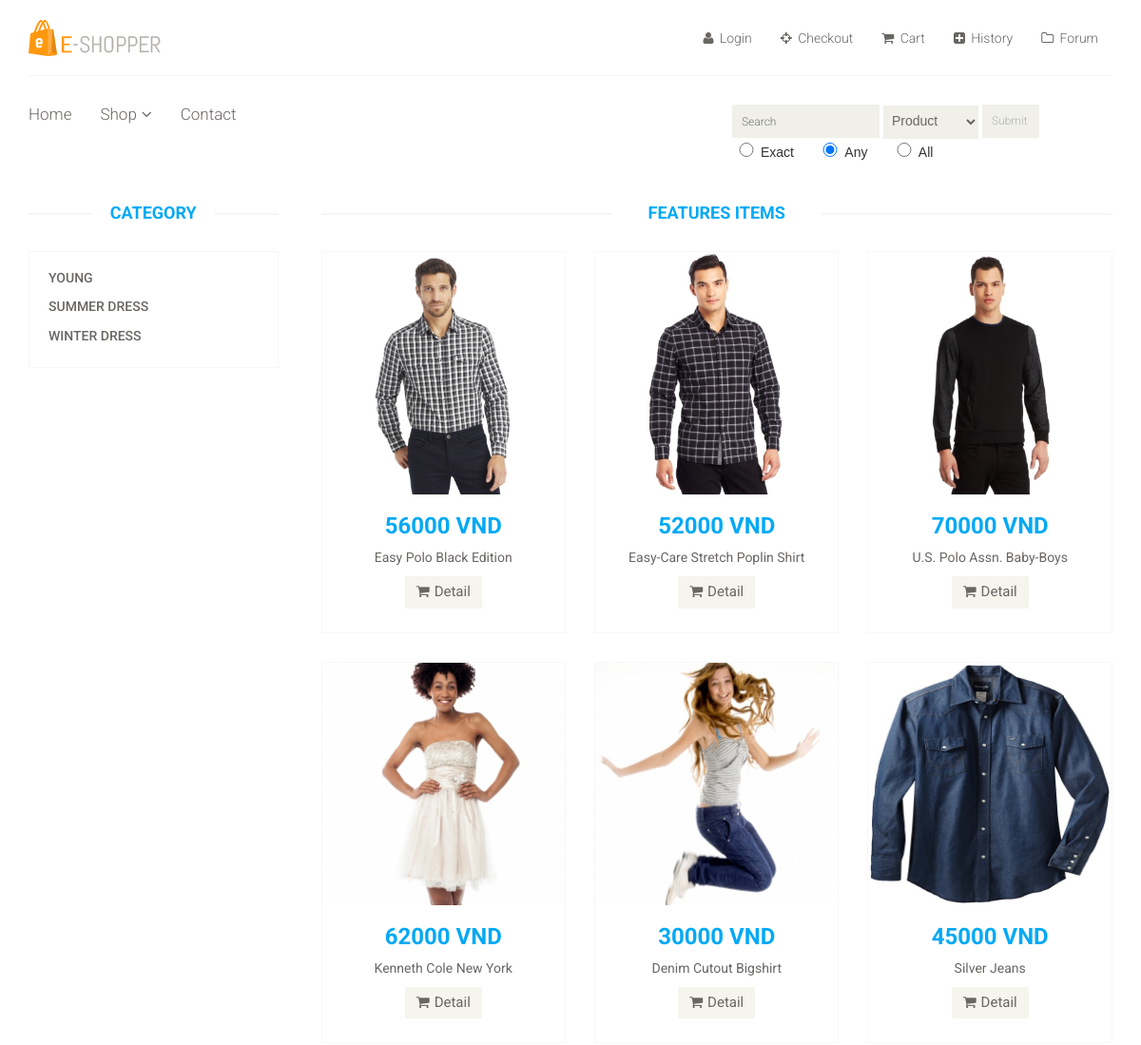
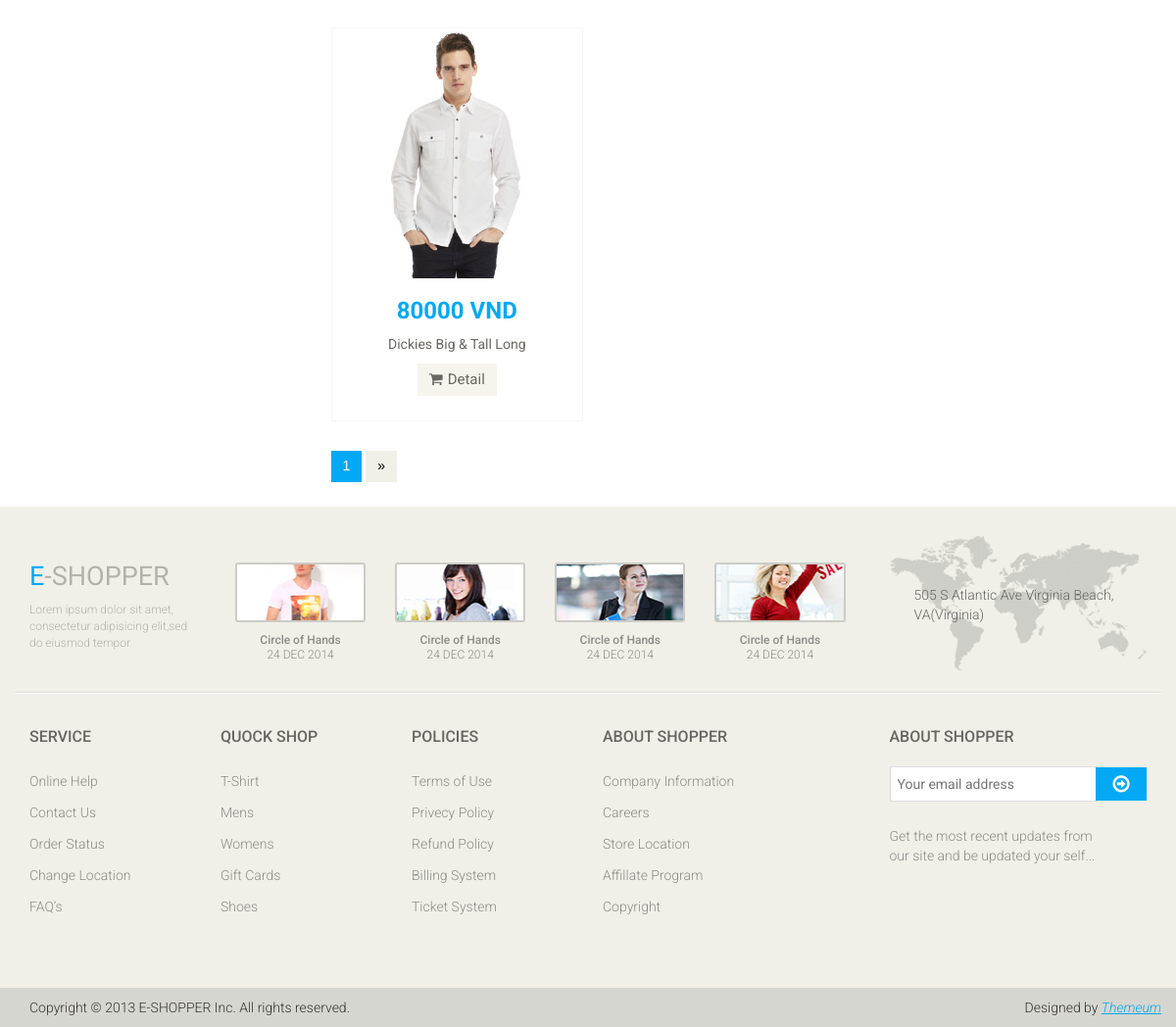
The page /shop.php?cat=1&i=1 on the database its author committed (2 pictures, top to bottom).
### tables this page shows
CREATE TABLE IF NOT EXISTS `category` (
  `ID` int(11) NOT NULL,
  `Name` varchar(15) NOT NULL
);

CREATE TABLE IF NOT EXISTS `item` (
  `ID` int(11) NOT NULL,
  `Name` varchar(45) DEFAULT NULL,
  `price` int(11) DEFAULT NULL,
  `image` varchar(100) DEFAULT NULL,
  `category` int(11) NOT NULL,
  `Detail` varchar(1000) NOT NULL
);

### shop.php (the view, shortened to what this page needs)
<?php
        include("header.php");
?>
<body>
	<section>
		<div class='container'>
			<div class='row'>
				<?php
                    include("sidebar.php");
                ?>
				<div class='col-sm-9 padding-right'>
					<div class='features_items'>
						<h2 class='title text-center'>Features Items</h2>
						<?php
							$cat = $_REQUEST["cat"];
							if ($cat == "All")
								$sel=mysql_query("select * from item");
							else
								$sel=mysql_query("select * from item where category = '$cat'");
							$arrlength = mysql_numrows($sel);
							$imax = 1;
							if($arrlength% 9==0)
							{
								$imax = $arrlength/12;
							}
							else
							{
								$imax = ($arrlength - $arrlength%12)/12 + 1;
							}
							$ci = $_REQUEST["i"];
							for($x = ($ci-1)*9 ; $x < $arrlength and $x < $ci*9; $x++) {
								echo "
							   <div class='col-sm-4'>
									<div class='product-image-wrapper'>
										<div class='single-products'>
												<div class='productinfo text-center'>
                                                    <a href='product-details.php?index=".mysql_result($sel,$x,"ID")."' >
													   <img src=".mysql_result($sel,$x,"image")." alt='' />
													</a>
                                                    <h2>".mysql_result($sel,$x,"price")." VND</h2>
													<p>".mysql_result($sel,$x,"Name")."</p>
													<a href='product-details.php?index=".mysql_result($sel,$x,"ID")."' class='btn btn-default add-to-cart'><i class='fa fa-shopping-cart'></i>Detail</a>
												</div>
										</div>
									</div>
								</div>";
							}
                        ?>
						</div>
						<?php
						echo "<div><ul class='pagination'>";
                        for($i = 1; $i<= $imax; $i++ )
                        {
                            if($ci==$i)
                            {
                                echo "<li class='active'><a href='?cat=".$cat."&i=".$i."'>".$i."</a></li>";
                            }
                            else
                            {
                                echo "<li><a href='?cat=".$cat."&i=".$i."''>".$i."</a></li>";
                            }
                        }
                        if($ci >= $imax)
                        {
                            echo "<li><a href='?cat=".$cat."&i=".$imax."''>&raquo;</a></li>";
                        }
                        else
                        {
                            echo "<li><a href='?cat=".$cat."&i=".($ci+1)."''>&raquo;</a></li>";
                        }
						echo "</ul></div>";
                        ?>
				</div>
			</div>
		</div>
	</section>
</body>
<?php
	include("footer.php");
?>

### sidebar.php (shortened to what this page needs)
<div class='col-sm-3'>
	<div class='left-sidebar'>
		<h2>Category</h2>
		<div class='panel-group category-products' id='accordian'>
			<?php
				$sel = mysql_query("select * from category");
				while($arr=mysql_fetch_array($sel))
				{
					$index = $arr["ID"];
                    $name = $arr["Name"];
					echo "
						<div class='panel panel-default'>
							<div class='panel-heading'>
								<h4 class='panel-title'><a href='shop.php?cat=$index&i=1'>$name</a></h4>
							</div>
						</div>
					";
				}
			?>
		</div>
	</div>
</div>

### css/main.css (style rules this page uses)
body { font-family: 'Tahoma', sans-serif; background:; position: relative; font-weight:400px; }
ul li { list-style: none; }
a { -webkit-transition: 300ms; -moz-transition: 300ms; -o-transition: 300ms; transition: 300ms; }
h1, h2, h3, h4, h5, h6 { font-family: 'Roboto', sans-serif; }
.category-products { border: 1px solid #F7F7F0; margin-bottom: 35px; padding-bottom: 20px; padding-top: 15px; }
.left-sidebar h2, .brands_products h2 { color: #03a9f4; font-family: 'Roboto', sans-serif; font-size: 18px; font-weight: 700; margin: 0 auto 30px; text-align: center; text-transform: uppercase; position: relative; z-index:3; }
.left-sidebar h2:after, h2.title:after { content: " "; position: absolute; border: 1px solid #f5f5f5; bottom:8px; left: 0; width: 100%; height: 0; z-index: -2; }
.left-sidebar h2:before { content: " "; position: absolute; background: #fff; bottom: -6px; width: 130px; height: 30px; z-index: -1; left: 50%; margin-left: -65px; }
h2.title:before { content: " "; position: absolute; background: #fff; bottom: -6px; width: 220px; height: 30px; z-index: -1; left: 50%; margin-left: -110px; }
.category-products .panel { background-color: #FFFFFF; border: 0px; border-radius: 0px; box-shadow:none; margin-bottom: 0px; }
.category-products .panel-default .panel-heading { background-color: #FFFFFF; border: 0 none; color: #FFFFFF; padding: 5px 20px; }
.category-products .panel-default .panel-heading .panel-title a { color: #696763; font-family: 'Roboto', sans-serif; font-size: 14px; text-decoration: none; text-transform: uppercase; }
.padding-right { padding-right: 0; }
.features_items { overflow:hidden; }
h2.title { color: #03a9f4; font-family: 'Roboto', sans-serif; font-size: 18px; font-weight: 700; margin: 0 15px; text-transform: uppercase; margin-bottom: 30px; position: relative; }
.product-image-wrapper { border:1px solid #F7F7F5; overflow: hidden; margin-bottom:30px; }
.single-products { position: relative; }
.productinfo h2 { color: #03a9f4; font-family: 'Roboto', sans-serif; font-size: 24px; font-weight: 700; }
.productinfo p { font-family: 'Roboto', sans-serif; font-size: 14px; font-weight: 400; color: #696763; }
.productinfo img { width: 100%; height: 255px; }
.productinfo { position:relative; }
.add-to-cart { background:#F5F5ED; border: 0 none; border-radius: 0; color: #696763; font-family: 'Roboto', sans-serif; font-size: 15px; margin-bottom: 25px; }
.add-to-cart i { margin-right:5px; }
.pagination { display: inline-block; margin-bottom: 25px; margin-top: 0; padding-left: 15px; }
.pagination li:first-child a, .pagination li:first-child span { border-bottom-left-radius: 0; border-top-left-radius: 0; margin-left: 0; }
.pagination li:last-child a, .pagination li:last-child span { border-bottom-right-radius: 0; border-top-right-radius: 0; }
.pagination .active a, .pagination .active span, .pagination .active a:hover, .pagination .active span:hover, .pagination .active a:focus, .pagination .active span:focus { background-color: #03a9f4; border-color: #03a9f4; color: #FFFFFF; cursor: default; z-index: 2; }
.pagination li a, .pagination li span { background-color: #f0f0e9; border: 0; float: left; line-height: 1.42857; margin-left: -1px; padding: 6px 12px; position: relative; text-decoration: none; margin-right: 5px; color:#000; }

### rows shown on the page
category: Name "YOUNG"
category: Name "SUMMER DRESS"
category: Name "WINTER DRESS"
item: image (picture), price "56000", Name "Easy Polo Black Edition"
item: image (picture), price "52000", Name "Easy-Care Stretch Poplin Shirt"
item: image (picture), price "70000", Name "U.S. Polo Assn. Baby-Boys"
item: image (picture), price "62000", Name "Kenneth Cole New York"
item: image (picture), price "30000", Name "Denim Cutout Bigshirt"
item: image (picture), price "45000", Name "Silver Jeans"
item: image (picture), price "80000", Name "Dickies Big & Tall Long"
